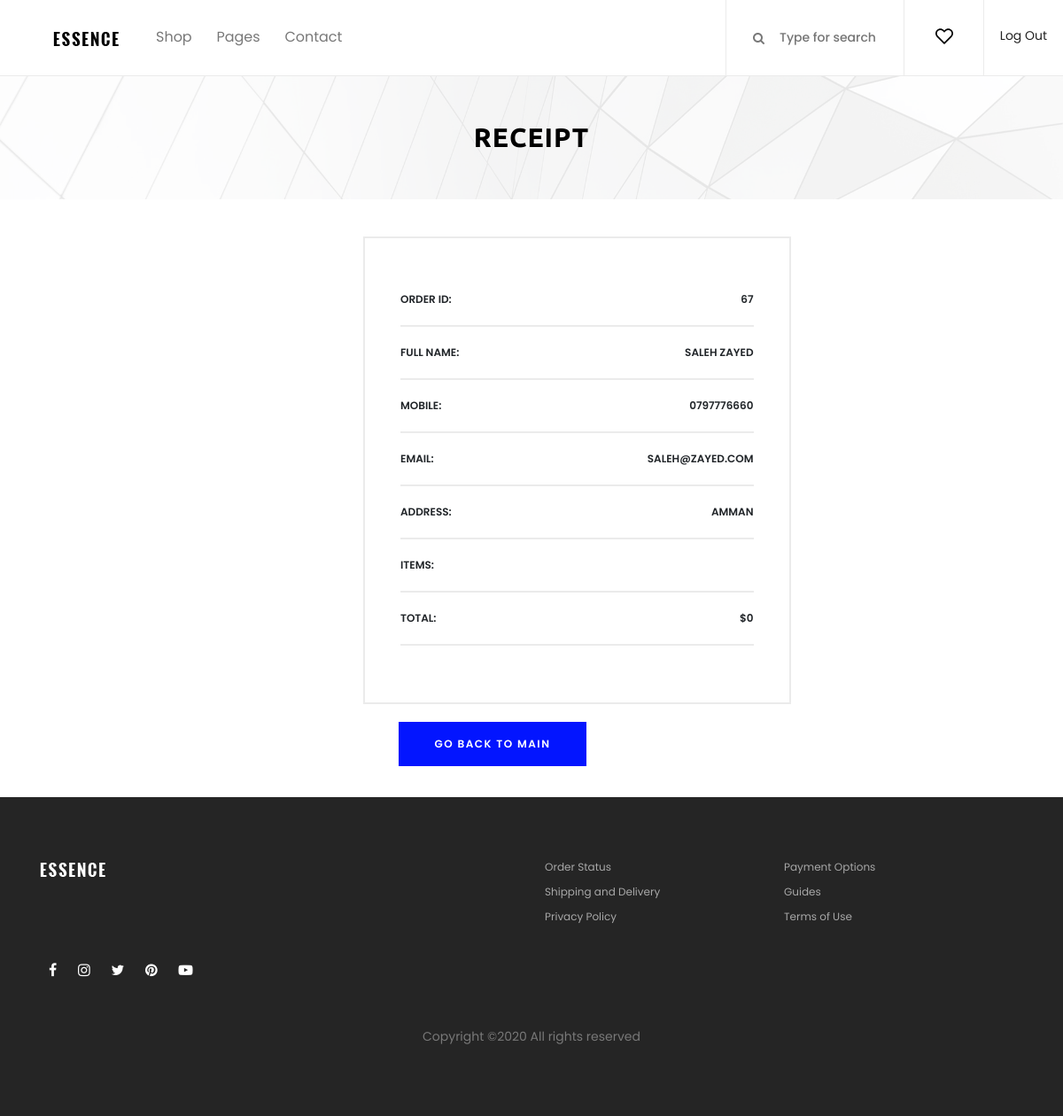
The page /receipt.php (signed in) on the database its author committed.
### tables this page shows
CREATE TABLE `user` (
  `user_id` int(50) NOT NULL,
  `user_fullname` varchar(50) NOT NULL,
  `user_email` varchar(100) NOT NULL,
  `user_password` varchar(50) NOT NULL,
  `user_mobile` varchar(20) NOT NULL,
  `user_address` varchar(100) NOT NULL
);

### public/receipt.php (the view, shortened to what this page needs)
<?php
    require('connection.php');
if(isset($_SESSION['id'])){
	$products=array();
	foreach ($_SESSION['cart'] as $key => $value ) {
		$products[]=$value;
		$query0="SELECT vendor_id FROM product where product_id=$value";
		$result0=mysqli_query($connect,$query0);
		$v_id=mysqli_fetch_assoc($result0);
		foreach ($v_id as $key => $value) {
			$ve_id[]=$value;
		}
	}
}
?>
<!DOCTYPE html>
<html lang="en">
<head>
	<link rel="stylesheet" href="css/core-style.css">
	<link rel="stylesheet" href="style.css">
</head>
<body>
    <header class="header_area">
        <div class="classy-nav-container breakpoint-off d-flex align-items-center justify-content-between">
            <nav class="classy-navbar" id="essenceNav">
                <a class="nav-brand" href="index.html"><img src="img/core-img/logo.png" alt=""></a>
                <div class="classy-menu">
                    <div class="classynav">
                        <ul>
                            <li><a href="index.php">Shop</a>
                            </li>
                            <li><a href="#">Pages</a>
                            </li>
                            <li><a href="contact.php">Contact</a></li>
                        </ul>
                    </div>
                </div>
            </nav>
            <div class="header-meta d-flex clearfix justify-content-end">
                <div class="search-area">
                    <form action="#" method="post">
                        <input type="search" name="search" id="headerSearch" placeholder="Type for search">
                        <button type="submit"><i class="fa fa-search" aria-hidden="true"></i></button>
                    </form>
                </div>
                <div class="favourite-area">
                    <a href="#"><img src="img/core-img/heart.svg" alt=""></a>
                </div>
                <div class="user-login-info">
                    <?php if(isset($_SESSION['id'])){
                        echo "<a href='logout_customer.php'>Log Out</a>";
                        }
                        else{
                          echo "<a href='login_customer.php'>Sign in</a>";
                        }
                    ?>
                </div>
            </div></div>
    </header>
      <div class="breadcumb_area bg-img" style="background-image: url(img/bg-img/breadcumb.jpg);">
        <div class="container h-100">
            <div class="row h-100 align-items-center">
                <div class="col-12">
                    <div class="page-title text-center">
                        <h2>Receipt</h2>
                    </div>
                </div>
            </div>
        </div>
    </div> <br> <br>
    <div class="row">
        <div class="col-4">
        </div>
        <div class="col-5">
	<div  class=" ml-lg-auto">
		<div class="order-details-confirmation">
			<ul class='order-details-form mb-4'>
				<?php
				$query="SELECT max(order_id) FROM orders";
				$result=mysqli_query($connect,$query);
				$x=mysqli_fetch_assoc($result);
				foreach ($x as $key) {
					$query1="SELECT * FROM orders WHERE order_id=$key";
					$result1=mysqli_query($connect,$query1);
					$y=mysqli_fetch_assoc($result1);
				}
				$query2="SELECT * FROM user WHERE user_id={$y['user_id']}";
				$result2=mysqli_query($connect,$query2);
				$k=mysqli_fetch_assoc($result2);
				$total=0;
			?>
				<li><span>Order ID: </span> <span><?php echo $key; ?></span></li>
				<li><span>Full Name: </span> <span><?php echo $k['user_fullname']; ?></span></li>
				<li><span>Mobile: </span> <span><?php echo $k['user_mobile']; ?></span></li>
				<li><span>Email: </span> <span><?php echo $k['user_email']; ?></span></li>
				<li><span>Address: </span> <span><?php echo $k['user_address']; ?></span></li>
				<li><span>Items: </span> </li>
			<li><span>total: </span><span><span>$</span><?php echo $total; ?></span></li>
		</ul>
	</div>
</div>
<a href="index.php" class="btn essence-btn" style="float:right;margin-right: 231px;
    margin-top: 20px;
 ">Go back to main</a> <br> <br> <br> <br> <br>
</div>
</div>
<?php
    include_once('footer.php');
?>

### public/css/core-style.css (style rules this page uses)
* { margin: 0; padding: 0; }
body { font-family: "Poppins", sans-serif; font-size: 14px; background-color: #ffffff; margin-top: 85px; }
h1, h2, h3, h4, h5, h6 { color: #000000; line-height: 1.3; font-weight: 700; font-family: "Ubuntu", sans-serif; }
a { -webkit-transition: all 500ms ease 0s; transition: all 500ms ease 0s; text-decoration: none; outline: 0 solid transparent; color: #000000; font-weight: 600; font-size: 12px; }
ul, ol { margin: 0; }
ul li, ol li { list-style: none; }
img { height: auto; max-width: 100%; }
.bg-img { background-position: center center; background-size: cover; background-repeat: no-repeat; }
.essence-btn { display: inline-block; min-width: 170px; height: 50px; color: #ffffff; border: none; border-radius: 0; padding: 0 40px; text-transform: uppercase; font-size: 12px; line-height: 50px; background-color: #0315ff; letter-spacing: 1.5px; font-weight: 600; }
.header_area { position: fixed; z-index: 900; top: 0; left: 0; width: 100%; border-bottom: 1px solid #ebebeb; -webkit-transition-duration: 500ms; transition-duration: 500ms; }
.header_area .classy-navbar, .header_area .header-meta { -webkit-box-flex: 0; -ms-flex: 0 0 50%; flex: 0 0 50%; min-width: 50%; width: 50%; }
.header_area .classy-navbar { height: 85px; padding: 5px 0 5px 5%; }
.header_area .header-meta { height: 85px; position: relative; z-index: 1; }
.header_area .classynav ul li a { font-size: 16px; color: #787878; }
.header_area .search-area form { position: relative; z-index: 1; height: 85px; border-left: 1px solid #ebebeb; }
.header_area .search-area form input { border: none; background-color: #ffffff; width: 200px; height: 85px; padding: 0 15px 0 60px; color: #787878; font-size: 14px; font-weight: 500; -webkit-transition-duration: 500ms; transition-duration: 500ms; }
.header_area .search-area form button { position: absolute; z-index: 10; top: 50%; -webkit-transform: translateY(-50%); transform: translateY(-50%); left: 30px; background-color: transparent; border: none; color: #787878; font-size: 14px; }
.header_area .favourite-area a, .header_area .user-login-info a, .header_area .cart-area a { position: relative; z-index: 1; -webkit-box-flex: 0; -ms-flex: 0 0 90px; flex: 0 0 90px; width: 90px; display: block; text-align: center; border-left: 1px solid #ebebeb; height: 100%; line-height: 80px; }
.header_area .favourite-area a img, .header_area .user-login-info a img, .header_area .cart-area a img { max-width: 20px; }
.breadcumb_area { position: relative; z-index: 1; width: 100%; height: 140px; }
.breadcumb_area:after { background-color: rgba(255, 255, 255, 0.9); position: absolute; width: 100%; height: 100%; left: 0; top: 0; z-index: -5; content: ''; }
.breadcumb_area .page-title h2 { font-size: 30px; text-transform: uppercase; font-weight: 700; font-family: "Ubuntu", sans-serif; letter-spacing: 1px; margin-bottom: 0; }
.order-details-confirmation { width: 100%; border: 2px solid #ebebeb; padding: 40px; }
.order-details-confirmation .order-details-form li { display: -webkit-box; display: -ms-flexbox; display: flex; -webkit-box-align: center; -ms-flex-align: center; -ms-grid-row-align: center; align-items: center; -webkit-box-pack: justify; -ms-flex-pack: justify; justify-content: space-between; margin-bottom: 0; font-size: 12px; text-transform: uppercase; padding: 20px 0; border-bottom: 2px solid #ebebeb; font-weight: 600; }

### rows shown on the page
user: user_fullname "SALEH ZAYED", user_mobile "0797776660", user_email "SALEH@ZAYED.COM", user_address "AMMAN"

### other values the page prints
$key "67"
$total "0"
